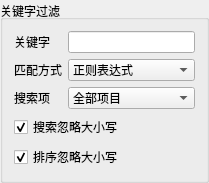
<?xml version="1.0" encoding="UTF-8"?>
<ui version="4.0">
 <class>SearchBoxClass</class>
 <widget class="QWidget" name="SearchBoxClass">
  <property name="geometry">
   <rect>
    <x>0</x>
    <y>0</y>
    <width>209</width>
    <height>159</height>
   </rect>
  </property>
  <property name="sizePolicy">
   <sizepolicy hsizetype="Minimum" vsizetype="Minimum">
    <horstretch>0</horstretch>
    <verstretch>0</verstretch>
   </sizepolicy>
  </property>
  <property name="windowTitle">
   <string>SearchBox</string>
  </property>
  <layout class="QVBoxLayout" name="verticalLayout_2">
   <property name="margin">
    <number>0</number>
   </property>
   <item>
    <widget class="QGroupBox" name="keywordGroupBox">
     <property name="sizePolicy">
      <sizepolicy hsizetype="Minimum" vsizetype="Minimum">
       <horstretch>0</horstretch>
       <verstretch>0</verstretch>
      </sizepolicy>
     </property>
     <property name="title">
      <string>关键字过滤</string>
     </property>
     <property name="alignment">
      <set>Qt::AlignLeading|Qt::AlignLeft|Qt::AlignVCenter</set>
     </property>
     <layout class="QVBoxLayout" name="verticalLayout">
      <item>
       <layout class="QGridLayout" name="gridLayout_3">
        <item row="0" column="0">
         <widget class="QLabel" name="keywordLabel">
          <property name="text">
           <string>关键字</string>
          </property>
          <property name="textFormat">
           <enum>Qt::PlainText</enum>
          </property>
          <property name="textInteractionFlags">
           <set>Qt::LinksAccessibleByMouse</set>
          </property>
          <property name="buddy">
           <cstring>keywordLineEdit</cstring>
          </property>
         </widget>
        </item>
        <item row="0" column="1">
         <widget class="QLineEdit" name="keywordLineEdit"/>
        </item>
        <item row="1" column="0">
         <widget class="QLabel" name="patternLabel">
          <property name="text">
           <string>匹配方式</string>
          </property>
          <property name="buddy">
           <cstring>patternComboBox</cstring>
          </property>
         </widget>
        </item>
        <item row="1" column="1">
         <widget class="QComboBox" name="patternComboBox">
          <item>
           <property name="text">
            <string notr="true">正则表达式</string>
           </property>
          </item>
          <item>
           <property name="text">
            <string>模糊匹配</string>
           </property>
          </item>
          <item>
           <property name="text">
            <string>精确匹配</string>
           </property>
          </item>
         </widget>
        </item>
        <item row="2" column="0">
         <widget class="QLabel" name="itemLabel">
          <property name="sizePolicy">
           <sizepolicy hsizetype="Preferred" vsizetype="Fixed">
            <horstretch>0</horstretch>
            <verstretch>0</verstretch>
           </sizepolicy>
          </property>
          <property name="text">
           <string>搜索项</string>
          </property>
          <property name="buddy">
           <cstring>itemComboBox</cstring>
          </property>
         </widget>
        </item>
        <item row="2" column="1">
         <widget class="QComboBox" name="itemComboBox">
          <item>
           <property name="text">
            <string>全部项目</string>
           </property>
          </item>
         </widget>
        </item>
       </layout>
      </item>
      <item>
       <widget class="QCheckBox" name="SearchCaseCheckBox">
        <property name="text">
         <string>搜索忽略大小写</string>
        </property>
        <property name="checked">
         <bool>true</bool>
        </property>
       </widget>
      </item>
      <item>
       <widget class="QCheckBox" name="SortCaseCheckBox">
        <property name="text">
         <string>排序忽略大小写</string>
        </property>
        <property name="checked">
         <bool>true</bool>
        </property>
       </widget>
      </item>
     </layout>
    </widget>
   </item>
  </layout>
 </widget>
 <layoutdefault spacing="6" margin="11"/>
 <resources>
  <include location="../Cosmetic/Cosmetic.qrc"/>
 </resources>
 <connections>
  <connection>
   <sender>keywordLineEdit</sender>
   <signal>textChanged(QString)</signal>
   <receiver>SearchBoxClass</receiver>
   <slot>keywordChange(QString)</slot>
   <hints>
    <hint type="sourcelabel">
     <x>145</x>
     <y>30</y>
    </hint>
    <hint type="destinationlabel">
     <x>118</x>
     <y>63</y>
    </hint>
   </hints>
  </connection>
  <connection>
   <sender>patternComboBox</sender>
   <signal>currentIndexChanged(int)</signal>
   <receiver>SearchBoxClass</receiver>
   <slot>searchPatternChange(int)</slot>
   <hints>
    <hint type="sourcelabel">
     <x>189</x>
     <y>59</y>
    </hint>
    <hint type="destinationlabel">
     <x>377</x>
     <y>128</y>
    </hint>
   </hints>
  </connection>
  <connection>
   <sender>SearchCaseCheckBox</sender>
   <signal>toggled(bool)</signal>
   <receiver>SearchBoxClass</receiver>
   <slot>searchCaseChange(bool)</slot>
   <hints>
    <hint type="sourcelabel">
     <x>85</x>
     <y>111</y>
    </hint>
    <hint type="destinationlabel">
     <x>371</x>
     <y>121</y>
    </hint>
   </hints>
  </connection>
  <connection>
   <sender>itemComboBox</sender>
   <signal>currentIndexChanged(int)</signal>
   <receiver>SearchBoxClass</receiver>
   <slot>searchItemChange(int)</slot>
   <hints>
    <hint type="sourcelabel">
     <x>166</x>
     <y>85</y>
    </hint>
    <hint type="destinationlabel">
     <x>353</x>
     <y>117</y>
    </hint>
   </hints>
  </connection>
  <connection>
   <sender>SortCaseCheckBox</sender>
   <signal>toggled(bool)</signal>
   <receiver>SearchBoxClass</receiver>
   <slot>sortCaseChange(bool)</slot>
   <hints>
    <hint type="sourcelabel">
     <x>149</x>
     <y>110</y>
    </hint>
    <hint type="destinationlabel">
     <x>135</x>
     <y>-17</y>
    </hint>
   </hints>
  </connection>
 </connections>
 <slots>
  <signal>filterRegExpChanged(QString,int,bool)</signal>
  <signal>filterColumnChanged(int)</signal>
  <signal>sortChanged(bool)</signal>
  <slot>keywordChange(QString)</slot>
  <slot>searchCaseChange(bool)</slot>
  <slot>searchItemChange(int)</slot>
  <slot>searchPatternChange(int)</slot>
  <slot>sortCaseChange(bool)</slot>
 </slots>
</ui>
